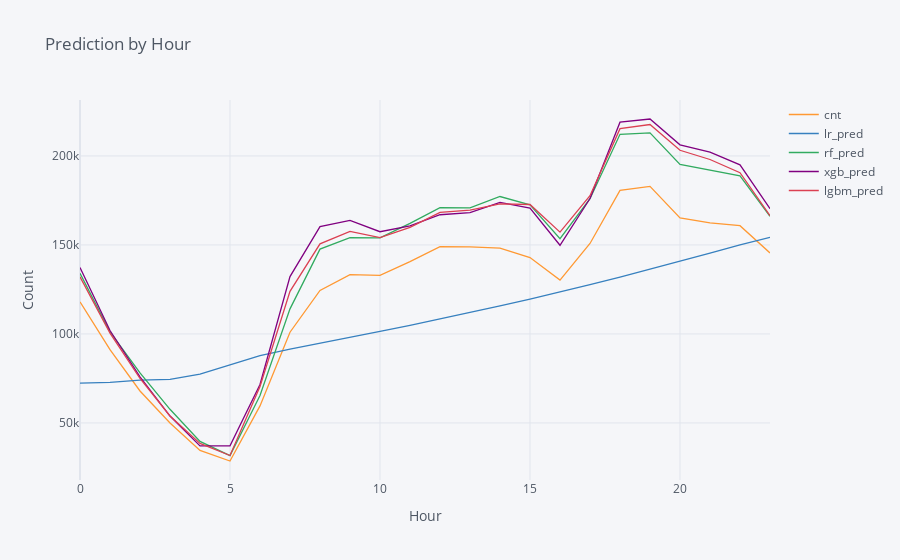

Notebook source saved alongside this figure:
### Markdown cell above
<img src="https://github.com/jiyoungsim/BigQuery-NYC-Taxi-Demand--EDA-and-Prediction/blob/master/figs/pred_by_zip.png?raw=true">

### Code cell
test_df.groupby('hour')['cnt','lr_pred','rf_pred','xgb_pred','lgbm_pred','zip_code'].sum().iplot(kind='scatter', title='Prediction by Hour', xTitle='Hour', yTitle='Count')

### Figure 1 — Plotly figure (JSON) as saved in the notebook; plotly's stock layout.template omitted (floating-point values rounded to 4 significant figures)
{"data": [{"line": {"color": "rgba(255, 153, 51, 1.0)", "dash": "solid", "shape": "linear", "width": 1.3}, "mode": "lines", "name": "cnt", "text": "", "type": "scatter", "x": [0, 1, 2, 3, 4, 5, 6, 7, 8, 9, 10, 11, 12, 13, 14, 15, 16, 17, 18, 19, 20, 21, 22, 23], "y": [118017, 91196, 67973, 50021, 34603, 28638, 59575, 100996, 124475, 133348, 132937, 140685, 148999, 148907, 148218, 142954, 130268, 150824, 180664, 182949, 165221, 162466, 160848, 145501]}, {"line": {"color": "rgba(55, 128, 191, 1.0)", "dash": "solid", "shape": "linear", "width": 1.3}, "mode": "lines", "name": "lr_pred", "text": "", "type": "scatter", "x": [0, 1, 2, 3, 4, 5, 6, 7, 8, 9, 10, 11, 12, 13, 14, 15, 16, 17, 18, 19, 20, 21, 22, 23], "y": [72420.0, 72790.0, 74050.0, 74440.0, 77420.0, 82770.0, 87820.0, 91540.0, 94980.0, 98330.0, 101500.0, 104900.0, 108300.0, 112000.0, 115700.0, 119600.0, 123500.0, 127700.0, 131900.0, 136300.0, 140800.0, 145500.0, 150000.0, 154300.0]}, {"line": {"color": "rgba(50, 171, 96, 1.0)", "dash": "solid", "shape": "linear", "width": 1.3}, "mode": "lines", "name": "rf_pred", "text": "", "type": "scatter", "x": [0, 1, 2, 3, 4, 5, 6, 7, 8, 9, 10, 11, 12, 13, 14, 15, 16, 17, 18, 19, 20, 21, 22, 23], "y": [134100.0, 101200.0, 78090.0, 57690.0, 39630.0, 31700.0, 65450.0, 114100.0, 147700.0, 154100.0, 153900.0, 162100.0, 171000.0, 170800.0, 177200.0, 172600.0, 153500.0, 176000.0, 212200.0, 213000.0, 195200.0, 191800.0, 188800.0, 166100.0]}, {"line": {"color": "rgba(128, 0, 128, 1.0)", "dash": "solid", "shape": "linear", "width": 1.3}, "mode": "lines", "name": "xgb_pred", "text": "", "type": "scatter", "x": [0, 1, 2, 3, 4, 5, 6, 7, 8, 9, 10, 11, 12, 13, 14, 15, 16, 17, 18, 19, 20, 21, 22, 23], "y": [137400.0, 102000.0, 75910.0, 53890.0, 37130.0, 37160.0, 71630.0, 132200.0, 160300.0, 163900.0, 157400.0, 160700.0, 167000.0, 168100.0, 173900.0, 170700.0, 149800.0, 176100.0, 219000.0, 220800.0, 206300.0, 202100.0, 195000.0, 170400.0]}, {"line": {"color": "rgba(219, 64, 82, 1.0)", "dash": "solid", "shape": "linear", "width": 1.3}, "mode": "lines", "name": "lgbm_pred", "text": "", "type": "scatter", "x": [0, 1, 2, 3, 4, 5, 6, 7, 8, 9, 10, 11, 12, 13, 14, 15, 16, 17, 18, 19, 20, 21, 22, 23], "y": [132100.0, 100500.0, 74990.0, 53920.0, 38540.0, 31740.0, 70500.0, 124000.0, 150600.0, 157600.0, 154100.0, 159900.0, 168300.0, 169600.0, 173000.0, 172700.0, 157200.0, 177700.0, 215300.0, 217700.0, 203200.0, 198000.0, 190600.0, 166500.0]}], "layout": {"legend": {"bgcolor": "#F5F6F9", "font": {"color": "#4D5663"}}, "paper_bgcolor": "#F5F6F9", "plot_bgcolor": "#F5F6F9", "title": {"font": {"color": "#4D5663"}, "text": "Prediction by Hour"}, "xaxis": {"gridcolor": "#E1E5ED", "showgrid": true, "tickfont": {"color": "#4D5663"}, "title": {"font": {"color": "#4D5663"}, "text": "Hour"}, "zerolinecolor": "#E1E5ED"}, "yaxis": {"gridcolor": "#E1E5ED", "showgrid": true, "tickfont": {"color": "#4D5663"}, "title": {"font": {"color": "#4D5663"}, "text": "Count"}, "zerolinecolor": "#E1E5ED"}}}
